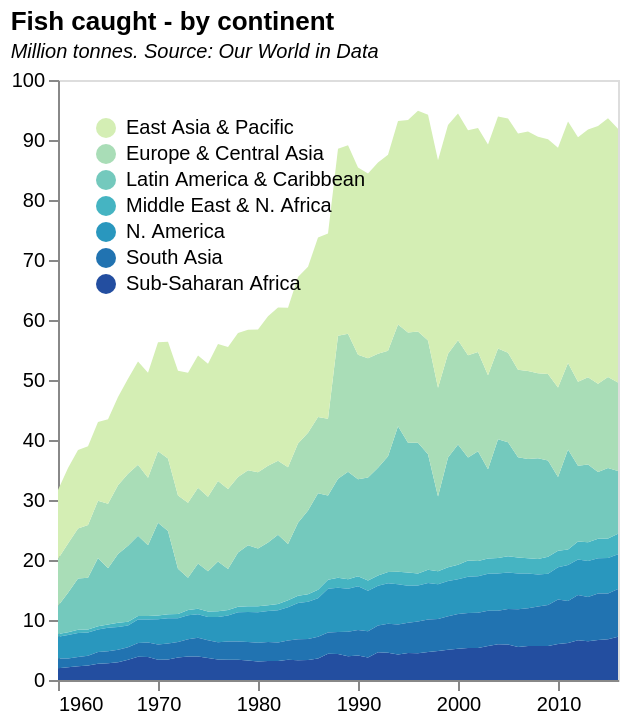

The specification (Vega-Lite) saved for this image:
### Vega-Lite specification from a JSON file in a GitHub repository (floating-point values rounded to 4 significant figures; data arrays with more than 128 entries replaced by an {"elided": "..."} marker saying what was removed)
{"$schema": "https://vega.github.io/schema/vega-lite/v5.json", "title": {"text": "Fish caught - by continent", "subtitle": "Million tonnes. Source: Our World in Data", "subtitleFontStyle": "italic", "subtitleFontSize": 10, "anchor": "start", "color": "black"}, "width": 280, "height": 300, "data": {"values": {"elided": "399 records"}, "format": {"parse": {"Time": "date"}}}, "mark": "area", "encoding": {"x": {"timeUnit": "year", "field": "Time", "title": null, "axis": {"format": "%Y", "grid": false}}, "y": {"aggregate": "sum", "field": "Value", "title": null, "axis": {"grid": false}}, "color": {"field": "Region", "title": null, "scale": {"scheme": "yellowgreenblue"}, "legend": {"orient": "top-left"}, "type": "nominal"}, "tooltip": [{"field": "Time", "type": "temporal", "timeUnit": "year", "title": "Year"}, {"field": "Value", "type": "quantitative", "title": "Fish caught (million tonnes)"}, {"field": "Region"}]}}
